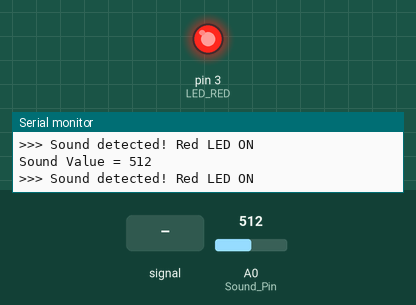
A sketch run on a simulated Arduino Uno, built with avr-gcc and run on an emulated ATmega328P. Shown: output pins drawn as LEDs (lit = HIGH), the last lines printed to the serial monitor. Dashed ring = blinking. Inputs (shaded band) come from the test bench; at power-on: A0 (Sound_Pin) = 512.

Above: at 1.2 s.
1.3 s: A0 (Sound_Pin) fed a 200 Hz sine of ±255 counts around its level
At 1.77 s:
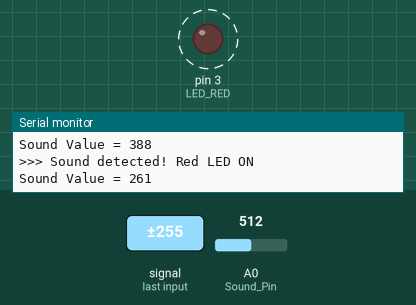
4.3 s: A0 (Sound_Pin) set to 716
At 4.3 s:
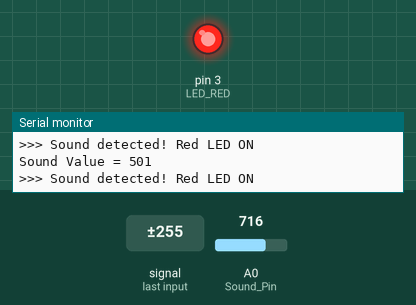
7.3 s: A0 (Sound_Pin) set to 317
8.8 s: A0 (Sound_Pin) set to 286
At 9.8 s:
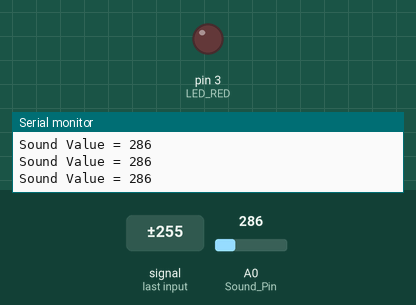
10.3 s: A0 (Sound_Pin) set to 306
At 11.4 s:
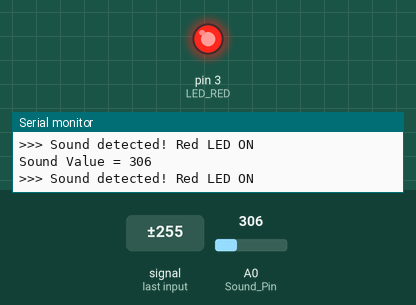
Timing chart, 0 to 12.8 s (numbered marks = the images above; inputs shaded):
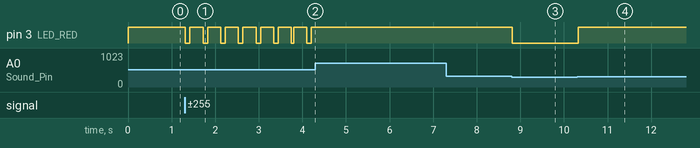

Measured:
- the behaviour switches between 301 and 300 on A0 (Sound_Pin) (found by bisection; images 2 and 3)
- after the input at 1.3 s, pin 3 (LED_RED): alternates HIGH for 0.30 s and LOW for 0.10 s, starting at once
- after the input at 4.3 s, pin 3 (LED_RED): stops changing and stays HIGH
- after the input at 8.8 s, pin 3 (LED_RED): HIGH → LOW at once
- after the input at 10.3 s, pin 3 (LED_RED): LOW → HIGH at once

The sketch:

lesson-10_SoundSensor.ino
```cpp
#define Sound_Pin  A0
#define Threshold 300   // The sound threshold can be adjusted according to the actual environment.

#define LED_RED 3

void setup() {
  Serial.begin(115200);

  pinMode(LED_RED, OUTPUT);
  // Initialization, turn off the lights
  digitalWrite(LED_RED, LOW);
}

void loop() {
  int val = analogRead(Sound_Pin);  // 0~1023

  Serial.print("Sound Value = ");
  Serial.println(val);

  // Determine whether it exceeds the threshold
  if (val > Threshold) {
    Serial.println(">>> Sound detected! Red LED ON");
    digitalWrite(LED_RED, HIGH);    // Loud sound → Red light on
  } else {
    digitalWrite(LED_RED, LOW);     // Voice becomes quiet → Red light goes out
  }

  delay(50);
}
```
